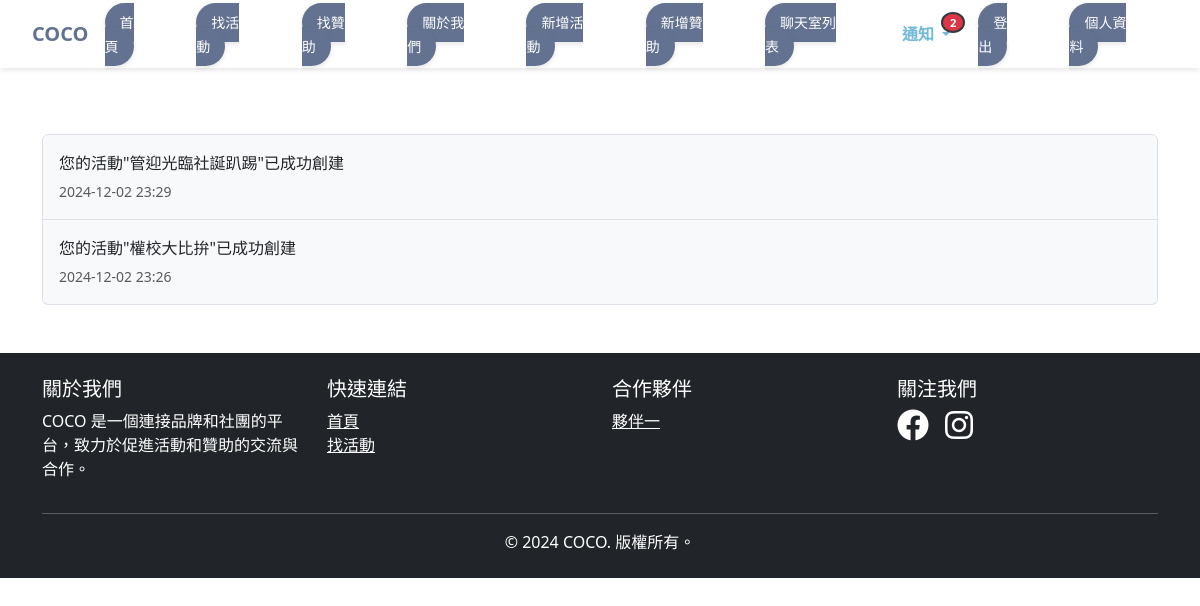
Before: /notifications/ (signed in) with the older database file.
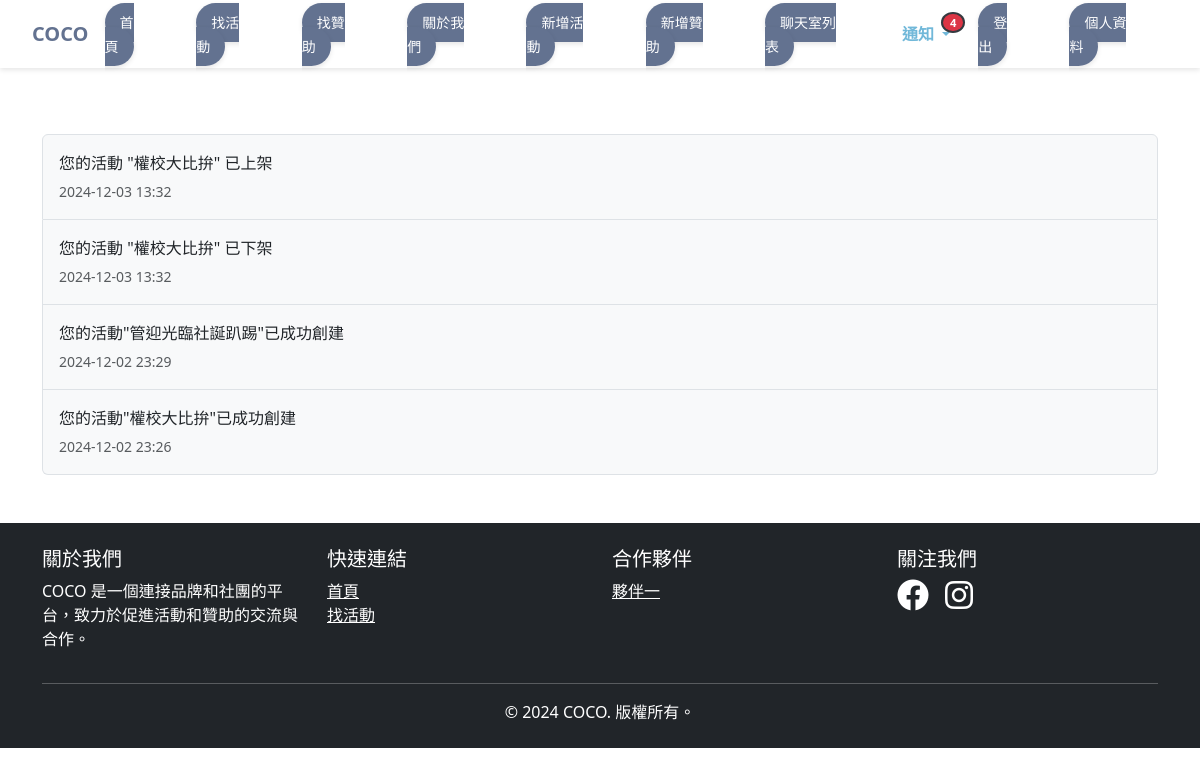
After: the same page with the newer database file.
### events/models.py (models this page shows, shortened)
class Notification(models.Model):
    user = models.ForeignKey(User, on_delete=models.CASCADE, related_name='notifications')
    activity = models.ForeignKey('Activitynew', on_delete=models.CASCADE, null=True, blank=True)
    sponsorship = models.ForeignKey('Sponsorshipnew', on_delete=models.CASCADE, null=True, blank=True)
    message = models.CharField(max_length=255)
    created_at = models.DateTimeField(auto_now_add=True)
    is_read = models.BooleanField(default=False)
    class Meta:
        ordering = ['-created_at']

### events/views.py (the view)
# urls.py: path('notifications/', views.notification_list, name='notification_list'),
@login_required
def notification_list(request):
    notifications = Notification.objects.filter(user=request.user).order_by('-created_at')
    return render(request, 'events/notification_list.html', {'notifications': notifications})

### events/context_processors.py (called while the page is built)
def notifications(request):
    if request.user.is_authenticated:
        notifications = Notification.objects.filter(user=request.user).order_by('-created_at')
        unread_count = notifications.filter(is_read=False).count()
        return {
            'notifications': notifications[:5],  # 只在這裡進行切片
            'unread_notifications_count': unread_count
        }
    return {}

### events/templates/events/notification_list.html
{% extends 'base.html' %}
{% block content %}
<div class="container mt-4">
    <h2 class="mb-4"> <br> </h2>
    {% if notifications %}
        <div class="list-group">
        {% for notification in notifications %}
            <div class="list-group-item d-flex justify-content-between align-items-center py-3 {% if not notification.is_read %}bg-light{% endif %}">
                <div>
                    <p class="mb-1">{{ notification.message }}</p>
                    <small class="text-muted">{{ notification.created_at|date:"Y-m-d H:i" }}</small>
                </div>
            </div>
        {% endfor %}
        </div>
    {% else %}
        <div class="alert alert-info text-center">目前沒有通知。</div>
    {% endif %}
</div>
{% endblock %}

Changed rows visible on the page:
added Notification: message "您的活動 \"權校大比拚\" 已上架", created_at "2024-12-03 13:32"
added Notification: message "您的活動 \"權校大比拚\" 已下架", created_at "2024-12-03 13:32"
Other visible differences:
{{ unread_notifications_count }}: "2" → "4"
